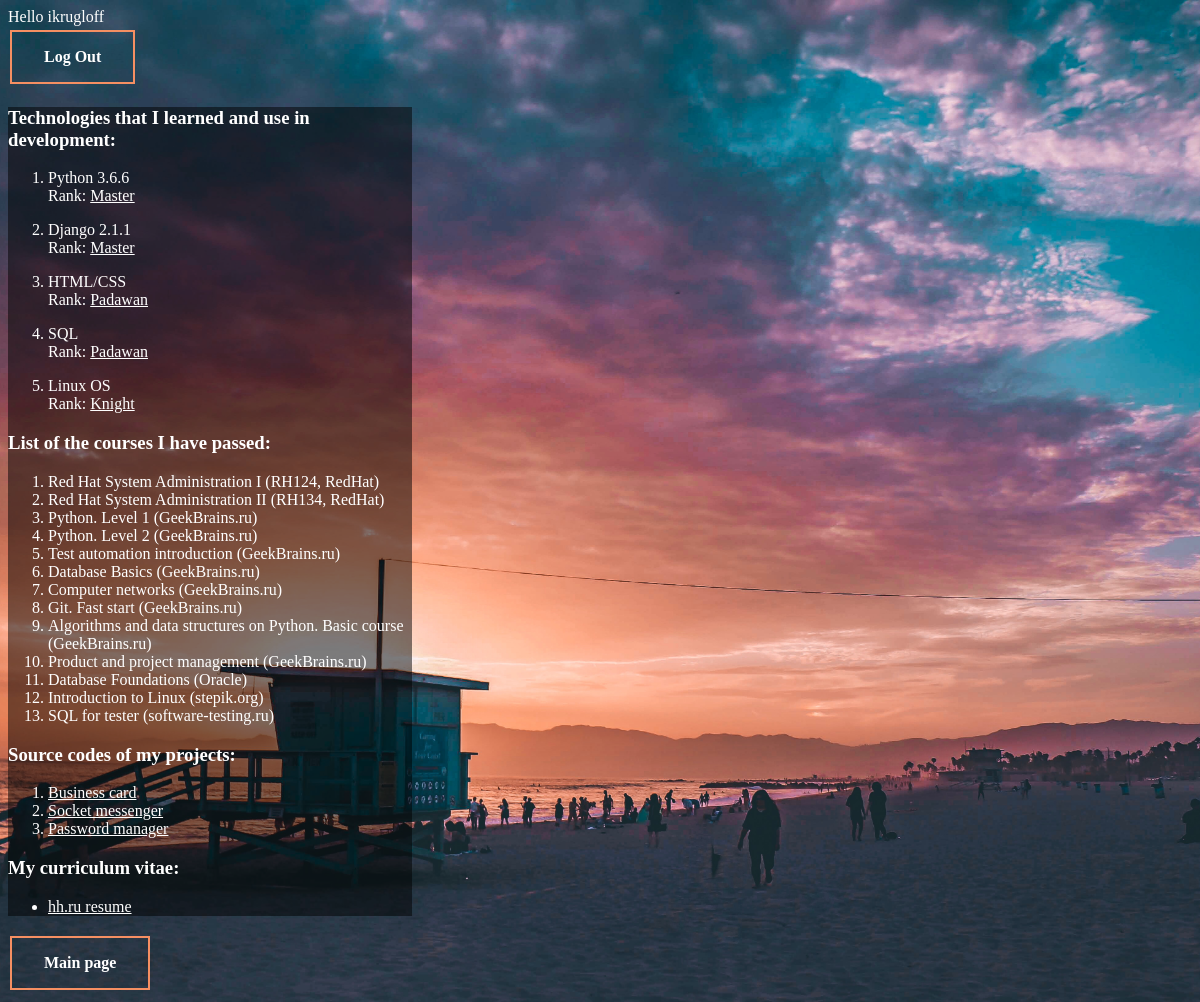
The page /skills/ (signed in) on the database its author committed.
### skills/models.py (models this page shows, shortened)
class Skill(models.Model):
    name = models.CharField(max_length=12, unique=True)
    version = models.CharField(max_length=12, blank=True)
    rank = models.ForeignKey(SkillRank, on_delete=models.PROTECT, null=True)
    def __str__(self):
        return f'{self.name} {self.version}'

class SkillRank(models.Model):
    name = models.CharField(max_length=12, unique=True)

### skills/views.py (the view)
# urls.py: path('skills/', skills_view, name='skills'),
def skills_view(request):
    tech_skills = Skill.objects.all()
    finished_cources = ['Red Hat System Administration I (RH124, RedHat)',
                        'Red Hat System Administration II (RH134, RedHat)',
                        'Python. Level 1 (GeekBrains.ru)',
                        'Python. Level 2 (GeekBrains.ru)',
                        'Test automation introduction (GeekBrains.ru)',
                        'Database Basics (GeekBrains.ru)',
                        'Computer networks (GeekBrains.ru)',
                        'Git. Fast start (GeekBrains.ru)',
                        'Algorithms and data structures on Python. Basic course (GeekBrains.ru)',
                        'Product and project management (GeekBrains.ru)',
                        'Database Foundations (Oracle)',
                        'Introduction to Linux (stepik.org)',
                        'SQL for tester (software-testing.ru)'
                        ]
    my_projects = [{'name': 'Business card', 'link': 'https://github.com/ikrugloff/business_card'},
                   {'name': 'Socket messenger', 'link': 'https://github.com/ikrugloff/jim-messenger'},
                   {'name': 'Password manager', 'link': 'https://github.com/ikrugloff/passvault'}
                   ]
    return render(request, 'skills.html', {'tech_skills': tech_skills, 'finished_cources': finished_cources,
                                           'my_projects': my_projects})

### templates/skills.html (shortened to what this page needs)
{% extends "base.html" %}
{% load staticfiles %}
{% block css %}
    <link href="{% static 'css/skills.css' %}" rel="stylesheet">
{% endblock %}
{% block body %}
    {% include 'inc-login.html' %}
    <div style="background-color:rgba(0, 0, 0, 0.5);">
        <div>
            <p>
                <h3>
                    <p>Technologies that I learned and use in development:</p>
                </h3>
                {% if tech_skills %}
                    <ol>
                    {% for skill in tech_skills %}
                        <p>
                        <li>{{ skill }}</li>
                        Rank: <a href="{% url 'rank' rank_id=skill.rank.id %}">{{ skill.rank.name }}</a>
                        </p>
                    {% endfor %}
                    </ol>
                {% else %}
                    Where's my skills?!
                    <br>
                {% endif %}
                <h3>
                    <p>List of the courses I have passed:</p>
                </h3>
                {% if finished_cources %}
                    <ol>
                    {% for course in finished_cources %}
                        <li>{{ course }}</li>
                    {% endfor %}
                    </ol>
                {% else %}
                    Where's my courses?!
                    <br>
                {% endif %}
                <h3>
                    <p>Source codes of my projects:</p>
                </h3>
                    <ol>
                        {% for project in my_projects %}
                        <li><a href={{ project.link }}>{{ project.name }}</a></li>
                        {% endfor %}
                    </ol>
                <h3>
                    <p>My curriculum vitae:</p>
                </h3>
                    <ul>
                        <li><a href="https://nn.hh.ru/resume/d4298194ff03c8a7620039ed1f6c6e66747351">hh.ru resume</a></li>
                    </ul>
            </p>
        </div>
    </div>
    <a href="{% url 'index' %}" class="button button_style"><b>Main page</b></a>
{% endblock %}

### templates/inc-login.html
{% if user.is_authenticated %}
    Hello {{ user.username }}<br>
    <a href="{% url 'logout' %}" class="button button_style"><b>Log Out</b></a>
{% else %}
    <a href="{% url 'login' %}" class="button button_style"><b>Log In</b></a>
{% endif %}

### static/css/global.css (style rules this page uses)
.button { background-color: Transparent; border: none; color: white; padding: 16px 32px; text-align: center; text-decoration: none; display: inline-block; font-size: 16px; margin: 4px 2px; -webkit-transition-duration: 0.4s; transition-duration: 0.4s; cursor: pointer; }

### static/css/skills.css (style rules this page uses)
html { background: url("/static/skills/bg_03_skills_los_angeles.jpg") no-repeat center fixed; background-size: cover; width: 35% }
body { color: white; }
.button_style { background-color: Transparent; color: white; border: 2px solid #F68F62; }
a { color: white }

### rows shown on the page
Skill: name+version "Python 3.6.6", rank.name "Master"
Skill: name+version "Django 2.1.1", rank.name "Master"
Skill: name+version "HTML/CSS", rank.name "Padawan"
Skill: name+version "SQL", rank.name "Padawan"
Skill: name+version "Linux OS", rank.name "Knight"

### other values the page prints
{{ user.username }} "ikrugloff"
{{ course }} "Red Hat System Administration I (RH124, RedHat)" "Red Hat System Administration II (RH134, RedHat)" "Python. Level 1 (GeekBrains.ru)" "Python. Level 2 (GeekBrains.ru)" "Test automation introduction (GeekBrains.ru)" "Database Basics (GeekBrains.ru)" "Computer networks (GeekBrains.ru)" "Git. Fast start (GeekBrains.ru)" "Algorithms and data structures on Python. Basic course (GeekBrains.ru)" "Product and project management (GeekBrains.ru)" "Database Foundations (Oracle)" "Introduction to Linux (stepik.org)" "SQL for tester (software-testing.ru)"
{{ project.name }} "Business card" "Socket messenger" "Password manager"
